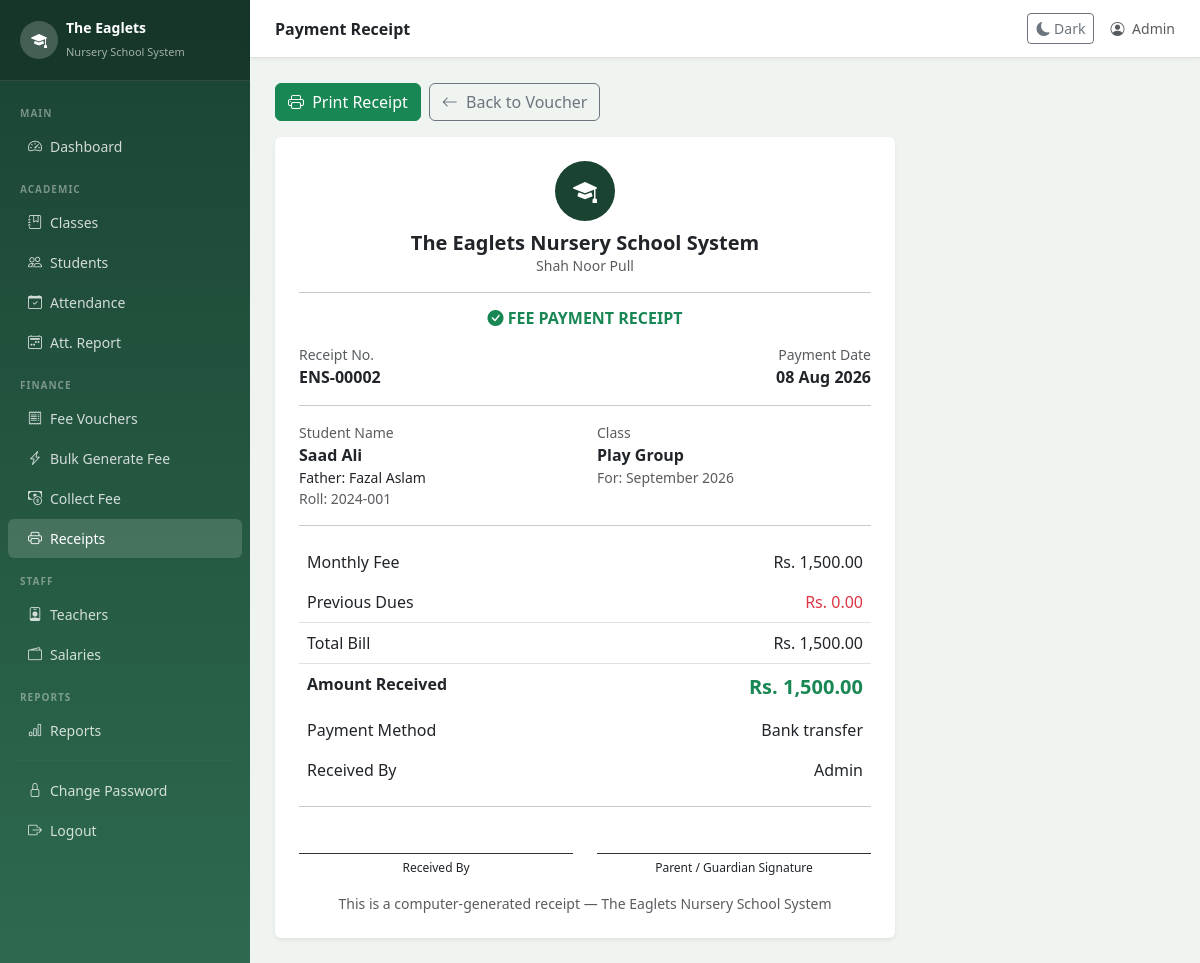
Page /receipts/index.php?payment_id=2 (signed in) on the committed database.
### tables this page shows
CREATE TABLE fee_payments (
    id INT AUTO_INCREMENT PRIMARY KEY,
    voucher_id INT,
    student_id INT,
    amount_paid DECIMAL(10,2) NOT NULL,
    payment_date DATE NOT NULL,
    payment_method ENUM('cash','bank_transfer','cheque') DEFAULT 'cash',
    received_by VARCHAR(100),
    notes TEXT,
    created_at TIMESTAMP DEFAULT CURRENT_TIMESTAMP,
    FOREIGN KEY (voucher_id) REFERENCES fee_vouchers(id) ON DELETE CASCADE
);

CREATE TABLE students (
    id INT AUTO_INCREMENT PRIMARY KEY,
    roll_no VARCHAR(20) UNIQUE,
    full_name VARCHAR(150) NOT NULL,
    father_name VARCHAR(150),
    phone VARCHAR(20),
    address TEXT,
    date_of_birth DATE,
    gender ENUM('male','female') DEFAULT 'male',
    class_id INT,
    admission_date DATE,
    status ENUM('active','inactive') DEFAULT 'active',
    advance_balance DECIMAL(10,2) DEFAULT 0.00,
    FOREIGN KEY (class_id) REFERENCES classes(id)
);

CREATE TABLE classes (
    id INT AUTO_INCREMENT PRIMARY KEY,
    name VARCHAR(50) UNIQUE NOT NULL,
    monthly_fee DECIMAL(10,2) DEFAULT 0,
    deleted TINYINT(1) DEFAULT 0,
    created_at TIMESTAMP DEFAULT CURRENT_TIMESTAMP
);

CREATE TABLE fee_vouchers (
    id INT AUTO_INCREMENT PRIMARY KEY,
    student_id INT,
    fee_month TINYINT NOT NULL,
    fee_year YEAR NOT NULL,
    fee_amount DECIMAL(10,2) NOT NULL,
    discount DECIMAL(10,2) DEFAULT 0,
    previous_dues DECIMAL(10,2) DEFAULT 0,
    total_amount DECIMAL(10,2) NOT NULL,
    paid_amount DECIMAL(10,2) DEFAULT 0,
    status ENUM('unpaid','partial','paid') DEFAULT 'unpaid',
    generated_at TIMESTAMP DEFAULT CURRENT_TIMESTAMP,
    UNIQUE KEY unique_voucher (student_id, fee_month, fee_year),
    FOREIGN KEY (student_id) REFERENCES students(id) ON DELETE CASCADE
);

### receipts/index.php (the view, shortened to what this page needs)
<?php
require_once $_SERVER['DOCUMENT_ROOT'] . '/04. eaglets_school/config/db.php';
$payment_id  = intval($_GET['payment_id'] ?? 0);
$payment = mysqli_fetch_assoc(mysqli_query($conn, "
    SELECT p.*,
           s.full_name, s.roll_no, s.father_name, s.phone, s.address,
           c.name AS class_name,
           v.fee_month, v.fee_year, v.fee_amount, v.discount,
           v.previous_dues, v.total_amount, v.paid_amount,
           v.status AS voucher_status
    FROM fee_payments p
    JOIN fee_vouchers v  ON p.voucher_id  = v.id
    JOIN students s      ON p.student_id  = s.id
    JOIN classes c       ON s.class_id    = c.id
    WHERE p.id = $payment_id
"));
$months     = ['','January','February','March','April','May','June',
               'July','August','September','October','November','December'];
$receipt_no = 'ENS-' . str_pad($payment['id'], 5, '0', STR_PAD_LEFT);
require_once '../includes/header.php';
?>
<div class="mb-3 d-print-none d-flex gap-2">
    <button onclick="window.print()" class="btn btn-success">
        <i class="bi bi-printer me-1"></i> Print Receipt
    </button>
    <a href="/04. eaglets_school/fees/view.php?id=<?= $payment['voucher_id'] ?>"
       class="btn btn-outline-secondary">
        <i class="bi bi-arrow-left me-1"></i> Back to Voucher
    </a>
</div>
<div class="receipt-card card border-0 shadow-sm" style="max-width:620px">
    <div class="card-body p-4">
        <div class="text-center mb-3">
            <div style="width:60px; height:60px; background:#1b4332; border-radius:50%;
                        display:flex; align-items:center; justify-content:center; margin:0 auto 10px;">
                <i class="bi bi-mortarboard-fill text-white fs-4"></i>
            </div>
            <h5 class="fw-bold mb-0">The Eaglets Nursery School System</h5>
            <div class="text-muted small">Shah Noor Pull</div>
            <hr>
            <h6 class="fw-bold text-success">
                <i class="bi bi-check-circle-fill"></i> FEE PAYMENT RECEIPT
            </h6>
        </div>
        <div class="row mb-3">
            <div class="col-6">
                <div class="text-muted small">Receipt No.</div>
                <div class="fw-bold"><?= $receipt_no ?></div>
            </div>
            <div class="col-6 text-end">
                <div class="text-muted small">Payment Date</div>
                <div class="fw-bold">
                    <?= date('d M Y', strtotime($payment['payment_date'])) ?>
                </div>
            </div>
        </div>
        <hr>
        <div class="row mb-3">
            <div class="col-6">
                <div class="text-muted small">Student Name</div>
                <div class="fw-bold"><?= htmlspecialchars($payment['full_name']) ?></div>
                <div class="small">Father: <?= htmlspecialchars($payment['father_name']) ?></div>
                <div class="small text-muted">Roll: <?= htmlspecialchars($payment['roll_no']) ?></div>
            </div>
            <div class="col-6">
                <div class="text-muted small">Class</div>
                <div class="fw-bold"><?= htmlspecialchars($payment['class_name']) ?></div>
                <div class="small text-muted">
                    For: <?= $months[$payment['fee_month']] ?> <?= $payment['fee_year'] ?>
                </div>
            </div>
        </div>
        <hr>
        <table class="table table-borderless mb-0">
            <tr>
                <td>Monthly Fee</td>
                <td class="text-end">Rs. <?= number_format($payment['fee_amount'], 2) ?></td>
            </tr>
            <tr>
                <td>Previous Dues</td>
                <td class="text-end text-danger">
                    Rs. <?= number_format($payment['previous_dues'], 2) ?>
                </td>
            </tr>
            <tr class="border-top">
                <td>Total Bill</td>
                <td class="text-end">Rs. <?= number_format($payment['total_amount'], 2) ?></td>
            </tr>
            <tr class="border-top bg-success bg-opacity-10">
                <td><strong>Amount Received</strong></td>
                <td class="text-end text-success fw-bold fs-5">
                    Rs. <?= number_format($payment['amount_paid'], 2) ?>
                </td>
            </tr>
            <tr>
                <td>Payment Method</td>
                <td class="text-end">
                    <?= ucfirst(str_replace('_',' ',$payment['payment_method'])) ?>
                </td>
            </tr>
            <?php if ($payment['received_by']): ?>
            <tr>
                <td>Received By</td>
                <td class="text-end"><?= htmlspecialchars($payment['received_by']) ?></td>
            </tr>
            <?php endif; ?>
        </table>
        <hr>
        <div class="row mt-3">
            <div class="col-6 text-center">
                <div style="border-top:1px solid #333; padding-top:5px;
                            margin-top:30px; font-size:12px;">
                    Received By
                </div>
            </div>
            <div class="col-6 text-center">
                <div style="border-top:1px solid #333; padding-top:5px;
                            margin-top:30px; font-size:12px;">
                    Parent / Guardian Signature
                </div>
            </div>
        </div>
        <div class="text-center mt-3 text-muted small">
            This is a computer-generated receipt — The Eaglets Nursery School System
        </div>
    </div>
</div>
<?php require_once '../includes/footer.php'; ?>

### includes/header.php (style rules this page uses)
body { background-color: #f0f4f0; }

### rows in the picture
fee_payments: id "ENS-00002", payment_date "08 Aug 2026", student.full_name "Saad Ali", student.father_name "Fazal Aslam", student.roll_no "2024-001", classes.name "Play Group", voucher.fee_month "September", voucher.fee_year "2026", voucher.fee_amount "1,500.00", voucher.previous_dues "0.00", voucher.total_amount "1,500.00", amount_paid "1,500.00", payment_method "Bank transfer", received_by "Admin"

### other values in the picture
$pageTitle "Payment Receipt"
$_SESSION['full_name'] "Admin"
